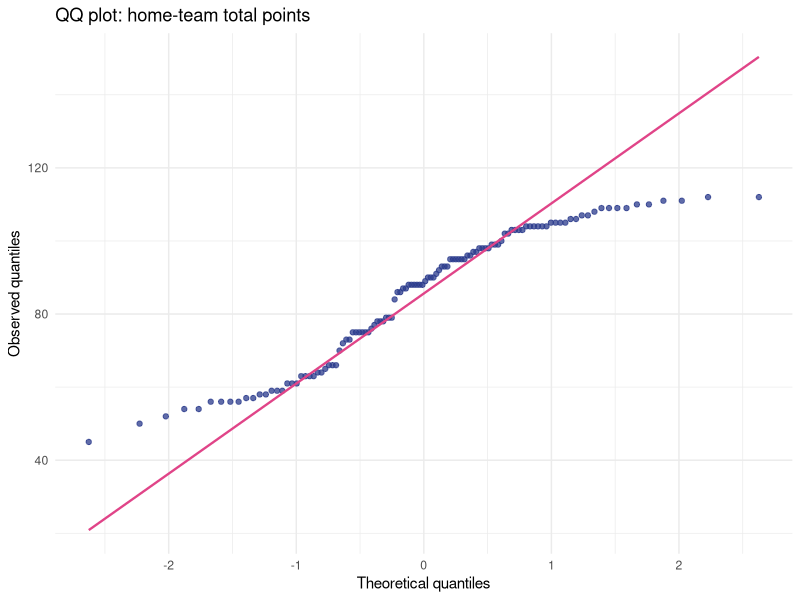
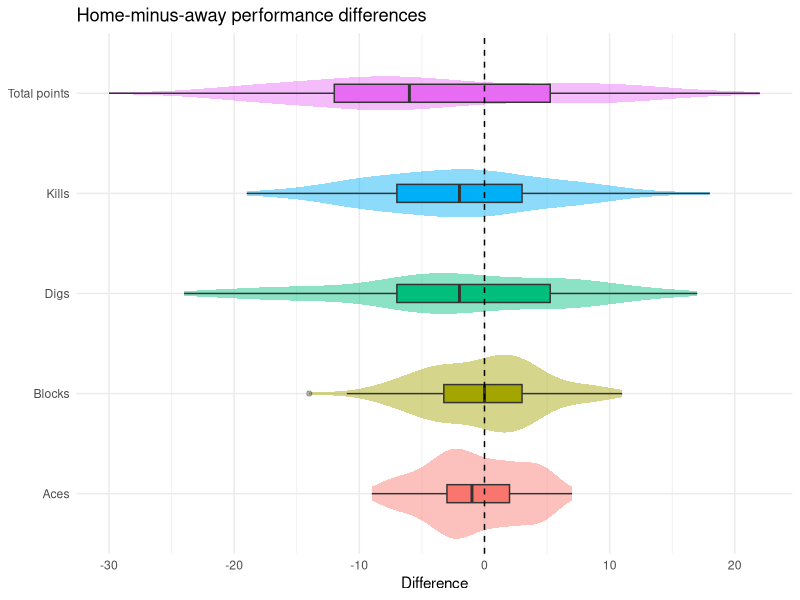
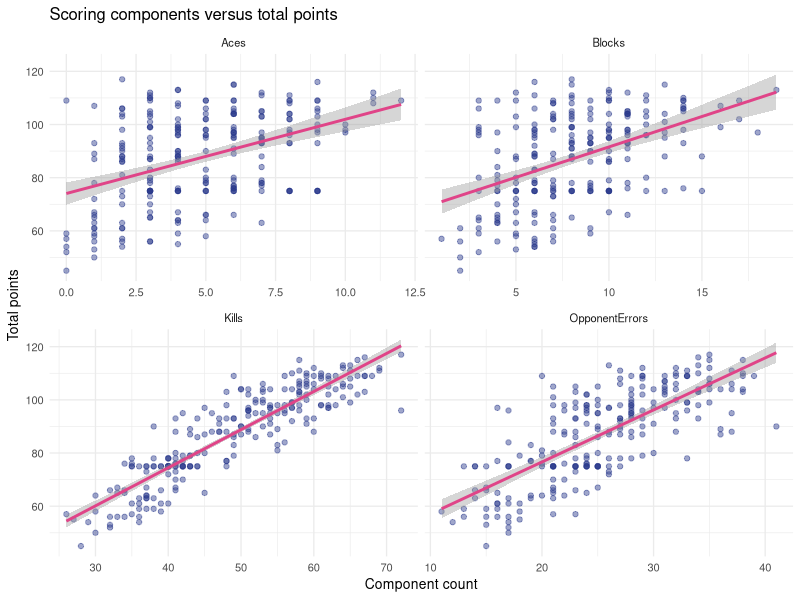

R code for these plots, in order:
# Case Study Exercise 1: Volleyball Match Statistics
# Team: Indudhara Swamy Vivekananda (4106839); Sanjana Basoor Hemanth Kumar (4108160); Rohit Mamgin (4086896)
# Exercise lead: Indudhara Swamy Vivekananda (4106839)

seed <- 366
set.seed(seed)

suppressPackageStartupMessages({
  library(dplyr)
  library(tidyr)
  library(ggplot2)
  library(readr)
})

dir.create("outputs/exercise1", recursive = TRUE, showWarnings = FALSE)

# The file uses semicolons and contains an unnamed row-index column.
matches_raw <- read.csv2("data/matchStats.csv", check.names = FALSE,
                         na.strings = c("", "NA"))
matches_raw <- matches_raw[, -1]
matches_raw$Date <- as.Date(matches_raw$Date)

# Diagnose the only non-structural missing field against observed context.
reception_missing <- is.na(matches_raw$Receptions.Home)
set.seed(seed)
reception_missingness_tests <- tibble(
  comparison = c("Home team", "Away team", "Home total points", "Home digs", "Home kills"),
  test = c("Monte Carlo chi-squared", "Monte Carlo chi-squared", rep("Wilcoxon rank-sum", 3)),
  p_value = c(
    chisq.test(table(reception_missing, matches_raw$Home.Team), simulate.p.value=TRUE, B=9999)$p.value,
    chisq.test(table(reception_missing, matches_raw$Away.Team), simulate.p.value=TRUE, B=9999)$p.value,
    wilcox.test(matches_raw$Total.Points.Home ~ reception_missing)$p.value,
    wilcox.test(matches_raw$Digs.Home ~ reception_missing)$p.value,
    wilcox.test(matches_raw$Kills.Home ~ reception_missing)$p.value)
)
write.csv(reception_missingness_tests, "outputs/exercise1/reception_missingness_tests.csv", row.names=FALSE)

# Audit missingness before any imputation.
missing_audit <- tibble(
  variable = names(matches_raw),
  n_missing = vapply(matches_raw, function(x) sum(is.na(x)), integer(1)),
  pct_missing = 100 * n_missing / nrow(matches_raw)
) %>%
  mutate(
    mechanism = case_when(
      variable %in% c("Set4.Home", "Set4.Away", "Set5.Home", "Set5.Away") ~ "MNAR (structural)",
      variable == "Receptions.Home" ~ "MCAR (plausible)",
      TRUE ~ "No missing values"
    ),
    rationale = case_when(
      variable %in% c("Set4.Home", "Set4.Away") ~
        "Missing exactly when the match ended after three sets; absence depends on match length.",
      variable %in% c("Set5.Home", "Set5.Away") ~
        "Missing exactly when no deciding fifth set was played; absence depends on match length.",
      variable == "Receptions.Home" ~
        "No association was detected with either team or observed points, digs, or kills; recording loss is plausible.",
      TRUE ~ "Complete column; no missing-data mechanism needs to be assigned."
    ),
    imputation = case_when(
      variable %in% c("Set4.Home", "Set4.Away", "Set5.Home", "Set5.Away") ~
        "Zero: the set was not played, so zero preserves the sporting meaning.",
      variable == "Receptions.Home" ~
        "Overall median; robust to skew and suitable for a plausibly MCAR numeric field.",
      TRUE ~ "None required."
    )
  )
write.csv(missing_audit, "outputs/exercise1/missing_audit.csv", row.names = FALSE)

# Impute plausibly MCAR home receptions with the robust overall median.
global_receptions_median <- median(matches_raw$Receptions.Home, na.rm = TRUE)
matches <- matches_raw %>%
  mutate(
    Receptions.Home = coalesce(Receptions.Home, global_receptions_median),
    across(c(Set4.Home, Set4.Away, Set5.Home, Set5.Away), ~replace_na(.x, 0)),
    Home.Win = as.integer(Winner == Home.Team)
  )
stopifnot(sum(is.na(matches)) == 0)
write.csv(matches, "outputs/exercise1/matchStats_complete.csv", row.names = FALSE)

# Normality assessment: Shapiro-Wilk and QQ plot for total home points.
normality <- shapiro.test(matches$Total.Points.Home)
capture.output(normality, file = "outputs/exercise1/shapiro_total_points_home.txt")

p_qq <- ggplot(matches, aes(sample = Total.Points.Home)) +
  stat_qq(colour = "#2B3B8C", alpha = 0.75) +
  stat_qq_line(colour = "#E04488", linewidth = 0.8) +
  labs(title = "QQ plot: home-team total points", x = "Theoretical quantiles",
       y = "Observed quantiles") +
  theme_minimal(base_size = 11)
ggsave("outputs/exercise1/qq_total_points_home.pdf", p_qq, width = 5.8, height = 4.0)

# EDA 1: paired home-away differences with inferential summaries.
paired_metrics <- matches %>%
  transmute(Kills = Kills.Home - Kills.Away,
            Blocks = Blocks.Home - Blocks.Away,
            Aces = Aces.Home - Aces.Away,
            Digs = Digs.Home - Digs.Away,
            `Total points` = Total.Points.Home - Total.Points.Away) %>%
  pivot_longer(everything(), names_to = "Metric", values_to = "Home_minus_away")

p_diff <- ggplot(paired_metrics, aes(Metric, Home_minus_away, fill = Metric)) +
  geom_violin(alpha = 0.45, colour = NA) +
  geom_boxplot(width = 0.18, outlier.alpha = 0.35) +
  geom_hline(yintercept = 0, linetype = 2) +
  coord_flip() + guides(fill = "none") +
  labs(title = "Home-minus-away performance differences", x = NULL, y = "Difference") +
  theme_minimal(base_size = 11)
ggsave("outputs/exercise1/home_away_differences.pdf", p_diff, width = 6.2, height = 4.2)

# EDA 2: scoring components and total points.
long_components <- bind_rows(
  matches %>% transmute(Total = Total.Points.Home, Kills = Kills.Home,
                        Blocks = Blocks.Home, Aces = Aces.Home,
                        OpponentErrors = Opponents.Errors.Home),
  matches %>% transmute(Total = Total.Points.Away, Kills = Kills.Away,
                        Blocks = Blocks.Away, Aces = Aces.Away,
                        OpponentErrors = Opponents.Errors.Away)
) %>% pivot_longer(-Total, names_to = "Component", values_to = "Value")

p_components <- ggplot(long_components, aes(Value, Total)) +
  geom_point(alpha = 0.45, colour = "#2B3B8C") +
  geom_smooth(method = "lm", se = TRUE, colour = "#E04488") +
  facet_wrap(~Component, scales = "free_x") +
  labs(title = "Scoring components versus total points", x = "Component count",
       y = "Total points") + theme_minimal(base_size = 10)
ggsave("outputs/exercise1/scoring_components.pdf", p_components, width = 7.2, height = 5.2)

# Compact numerical results used by the report.
home_binom <- binom.test(sum(matches$Home.Win), nrow(matches), p = 0.5)
paired_tests <- tibble(
  metric = c("Kills", "Blocks", "Aces", "Digs", "Total points"),
  mean_home = c(mean(matches$Kills.Home), mean(matches$Blocks.Home), mean(matches$Aces.Home),
                mean(matches$Digs.Home), mean(matches$Total.Points.Home)),
  mean_away = c(mean(matches$Kills.Away), mean(matches$Blocks.Away), mean(matches$Aces.Away),
                mean(matches$Digs.Away), mean(matches$Total.Points.Away)),
  paired_t_p = c(t.test(matches$Kills.Home, matches$Kills.Away, paired=TRUE)$p.value,
                 t.test(matches$Blocks.Home, matches$Blocks.Away, paired=TRUE)$p.value,
                 t.test(matches$Aces.Home, matches$Aces.Away, paired=TRUE)$p.value,
                 t.test(matches$Digs.Home, matches$Digs.Away, paired=TRUE)$p.value,
                 t.test(matches$Total.Points.Home, matches$Total.Points.Away, paired=TRUE)$p.value),
  paired_wilcoxon_p = c(
    wilcox.test(matches$Kills.Home, matches$Kills.Away, paired=TRUE, exact=FALSE)$p.value,
    wilcox.test(matches$Blocks.Home, matches$Blocks.Away, paired=TRUE, exact=FALSE)$p.value,
    wilcox.test(matches$Aces.Home, matches$Aces.Away, paired=TRUE, exact=FALSE)$p.value,
    wilcox.test(matches$Digs.Home, matches$Digs.Away, paired=TRUE, exact=FALSE)$p.value,
    wilcox.test(matches$Total.Points.Home, matches$Total.Points.Away, paired=TRUE, exact=FALSE)$p.value)
)
write.csv(paired_tests, "outputs/exercise1/paired_tests.csv", row.names = FALSE)

summary_lines <- c(
  sprintf("n_matches=%d", nrow(matches)),
  sprintf("home_wins=%d", sum(matches$Home.Win)),
  sprintf("home_win_rate=%.4f", mean(matches$Home.Win)),
  sprintf("home_win_binom_p=%.6g", home_binom$p.value),
  sprintf("shapiro_W=%.5f", unname(normality$statistic)),
  sprintf("shapiro_p=%.6g", normality$p.value),
  sprintf("corr_kills_total=%.4f", cor(long_components$Value[long_components$Component=="Kills"], long_components$Total[long_components$Component=="Kills"]))
)
writeLines(summary_lines, "outputs/exercise1/key_results.txt")
